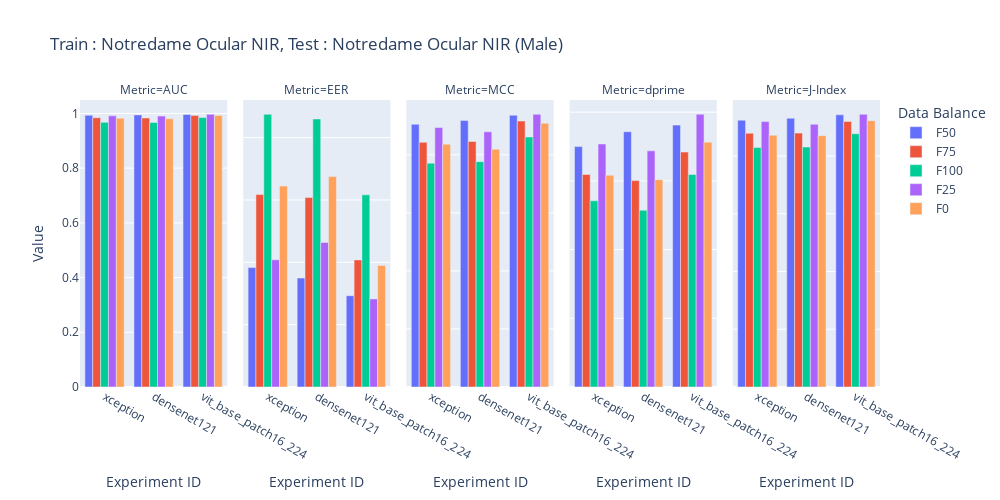

This figure's notebook cell:
### Code cell
import plotly.express as px
import pandas as pd
from copy import deepcopy

df_50 = pd.read_csv('/home/sreeraj/lab/nsf/final_eval/results/across_model_notredame_ocular_nir_subject_report.csv', header=1)
df_50['Data Balance'] = 'F50'

df = pd.read_csv('/home/sreeraj/lab/nsf/final_eval/results/across_databalance_notredame_ocular_nir_subject_report.csv', header=1)
df = df.iloc[:-15]

df['Data Balance'] = df['Experiment ID'].apply(lambda x:float(x.split('_')[-1]))
df['Data Balance'] = df['Data Balance'].apply(lambda x:f'F{int(x*100)}')
df['Experiment ID'] = df['Experiment ID'].apply(lambda x: '_'.join(x.split('_')[:-1]))

df_50 = df_50[df_50['Experiment ID'].isin(df['Experiment ID'].unique())]
df = pd.concat([df_50, df])



df['Gender'] = df['Experiment ID'].apply(lambda x: x.split('_')[-1])
df = df[df['Gender'] == 'male']
df['Experiment ID'] = df['Experiment ID'].apply(lambda x: '_'.join(x.split('_')[:-1]))

df.head()

df_auc = deepcopy(df)
df_auc['Value'] = df_auc['AUC']
df_auc['Metric'] = 'AUC'

df_eer = deepcopy(df)
df_eer['Value'] = df_eer['EER']
df_eer['Metric'] = 'EER'

df_dprime = deepcopy(df)
df_dprime['Value'] = df_dprime["Sensitivity index (d')"]
df_dprime['Metric'] = 'dprime'

df_mcc = deepcopy(df)
df_mcc['Value'] = df_mcc['MCC']
df_mcc['Metric'] = 'MCC'

df_jindex = deepcopy(df)
df_jindex['Value'] = df_mcc['J-Index']
df_jindex['Metric'] = 'J-Index'

df = pd.concat([df_auc, df_eer, df_mcc, df_dprime, df_jindex])
print(df.head())

fig = px.bar(df, x='Experiment ID', y=['Value'], title='Train : Notredame Ocular NIR, Test : Notredame Ocular NIR (Male)', barmode='group', color='Data Balance', labels={'value': 'Value', 'variable': 'Metrics'},width=1000, height=500, facet_col='Metric')
fig.update_yaxes(matches=None)
fig.show()

### Figure 1 — Plotly figure (JSON) as saved in the notebook; plotly's stock layout.template omitted (floating-point values rounded to 4 significant figures)
{"data": [{"alignmentgroup": "True", "hovertemplate": "Data Balance=F50<br>Metric=AUC<br>Experiment ID=%{x}<br>Value=%{y}<extra></extra>", "legendgroup": "F50", "marker": {"color": "#636efa", "pattern": {"shape": ""}}, "name": "F50", "offsetgroup": "F50", "orientation": "v", "showlegend": true, "textposition": "auto", "type": "bar", "x": ["xception", "densenet121", "vit_base_patch16_224"], "xaxis": "x", "y": [0.9932, 0.9947, 0.9961], "yaxis": "y"}, {"alignmentgroup": "True", "hovertemplate": "Data Balance=F50<br>Metric=EER<br>Experiment ID=%{x}<br>Value=%{y}<extra></extra>", "legendgroup": "F50", "marker": {"color": "#636efa", "pattern": {"shape": ""}}, "name": "F50", "offsetgroup": "F50", "orientation": "v", "showlegend": false, "textposition": "auto", "type": "bar", "x": ["xception", "densenet121", "vit_base_patch16_224"], "xaxis": "x2", "y": [0.0383, 0.03492, 0.02928], "yaxis": "y2"}, {"alignmentgroup": "True", "hovertemplate": "Data Balance=F50<br>Metric=MCC<br>Experiment ID=%{x}<br>Value=%{y}<extra></extra>", "legendgroup": "F50", "marker": {"color": "#636efa", "pattern": {"shape": ""}}, "name": "F50", "offsetgroup": "F50", "orientation": "v", "showlegend": false, "textposition": "auto", "type": "bar", "x": ["xception", "densenet121", "vit_base_patch16_224"], "xaxis": "x3", "y": [0.9052, 0.9178, 0.9362], "yaxis": "y3"}, {"alignmentgroup": "True", "hovertemplate": "Data Balance=F50<br>Metric=dprime<br>Experiment ID=%{x}<br>Value=%{y}<extra></extra>", "legendgroup": "F50", "marker": {"color": "#636efa", "pattern": {"shape": ""}}, "name": "F50", "offsetgroup": "F50", "orientation": "v", "showlegend": false, "textposition": "auto", "type": "bar", "x": ["xception", "densenet121", "vit_base_patch16_224"], "xaxis": "x4", "y": [3.499, 3.715, 3.812], "yaxis": "y4"}, {"alignmentgroup": "True", "hovertemplate": "Data Balance=F50<br>Metric=J-Index<br>Experiment ID=%{x}<br>Value=%{y}<extra></extra>", "legendgroup": "F50", "marker": {"color": "#636efa", "pattern": {"shape": ""}}, "name": "F50", "offsetgroup": "F50", "orientation": "v", "showlegend": false, "textposition": "auto", "type": "bar", "x": ["xception", "densenet121", "vit_base_patch16_224"], "xaxis": "x5", "y": [0.9236, 0.9305, 0.9423], "yaxis": "y5"}, {"alignmentgroup": "True", "hovertemplate": "Data Balance=F75<br>Metric=AUC<br>Experiment ID=%{x}<br>Value=%{y}<extra></extra>", "legendgroup": "F75", "marker": {"color": "#EF553B", "pattern": {"shape": ""}}, "name": "F75", "offsetgroup": "F75", "orientation": "v", "showlegend": true, "textposition": "auto", "type": "bar", "x": ["vit_base_patch16_224", "xception", "densenet121"], "xaxis": "x", "y": [0.9927, 0.9845, 0.9836], "yaxis": "y"}, {"alignmentgroup": "True", "hovertemplate": "Data Balance=F75<br>Metric=EER<br>Experiment ID=%{x}<br>Value=%{y}<extra></extra>", "legendgroup": "F75", "marker": {"color": "#EF553B", "pattern": {"shape": ""}}, "name": "F75", "offsetgroup": "F75", "orientation": "v", "showlegend": false, "textposition": "auto", "type": "bar", "x": ["vit_base_patch16_224", "xception", "densenet121"], "xaxis": "x2", "y": [0.04076, 0.06172, 0.06081], "yaxis": "y2"}, {"alignmentgroup": "True", "hovertemplate": "Data Balance=F75<br>Metric=MCC<br>Experiment ID=%{x}<br>Value=%{y}<extra></extra>", "legendgroup": "F75", "marker": {"color": "#EF553B", "pattern": {"shape": ""}}, "name": "F75", "offsetgroup": "F75", "orientation": "v", "showlegend": false, "textposition": "auto", "type": "bar", "x": ["vit_base_patch16_224", "xception", "densenet121"], "xaxis": "x3", "y": [0.9163, 0.843, 0.846], "yaxis": "y3"}, {"alignmentgroup": "True", "hovertemplate": "Data Balance=F75<br>Metric=dprime<br>Experiment ID=%{x}<br>Value=%{y}<extra></extra>", "legendgroup": "F75", "marker": {"color": "#EF553B", "pattern": {"shape": ""}}, "name": "F75", "offsetgroup": "F75", "orientation": "v", "showlegend": false, "textposition": "auto", "type": "bar", "x": ["vit_base_patch16_224", "xception", "densenet121"], "xaxis": "x4", "y": [3.42, 3.092, 3.004], "yaxis": "y4"}, {"alignmentgroup": "True", "hovertemplate": "Data Balance=F75<br>Metric=J-Index<br>Experiment ID=%{x}<br>Value=%{y}<extra></extra>", "legendgroup": "F75", "marker": {"color": "#EF553B", "pattern": {"shape": ""}}, "name": "F75", "offsetgroup": "F75", "orientation": "v", "showlegend": false, "textposition": "auto", "type": "bar", "x": ["vit_base_patch16_224", "xception", "densenet121"], "xaxis": "x5", "y": [0.9195, 0.8784, 0.879], "yaxis": "y5"}, {"alignmentgroup": "True", "hovertemplate": "Data Balance=F100<br>Metric=AUC<br>Experiment ID=%{x}<br>Value=%{y}<extra></extra>", "legendgroup": "F100", "marker": {"color": "#00cc96", "pattern": {"shape": ""}}, "name": "F100", "offsetgroup": "F100", "orientation": "v", "showlegend": true, "textposition": "auto", "type": "bar", "x": ["vit_base_patch16_224", "xception", "densenet121"], "xaxis": "x", "y": [0.9851, 0.9673, 0.9669], "yaxis": "y"}, {"alignmentgroup": "True", "hovertemplate": "Data Balance=F100<br>Metric=EER<br>Experiment ID=%{x}<br>Value=%{y}<extra></extra>", "legendgroup": "F100", "marker": {"color": "#00cc96", "pattern": {"shape": ""}}, "name": "F100", "offsetgroup": "F100", "orientation": "v", "showlegend": false, "textposition": "auto", "type": "bar", "x": ["vit_base_patch16_224", "xception", "densenet121"], "xaxis": "x2", "y": [0.06163, 0.08746, 0.08597], "yaxis": "y2"}, {"alignmentgroup": "True", "hovertemplate": "Data Balance=F100<br>Metric=MCC<br>Experiment ID=%{x}<br>Value=%{y}<extra></extra>", "legendgroup": "F100", "marker": {"color": "#00cc96", "pattern": {"shape": ""}}, "name": "F100", "offsetgroup": "F100", "orientation": "v", "showlegend": false, "textposition": "auto", "type": "bar", "x": ["vit_base_patch16_224", "xception", "densenet121"], "xaxis": "x3", "y": [0.8615, 0.7711, 0.7763], "yaxis": "y3"}, {"alignmentgroup": "True", "hovertemplate": "Data Balance=F100<br>Metric=dprime<br>Experiment ID=%{x}<br>Value=%{y}<extra></extra>", "legendgroup": "F100", "marker": {"color": "#00cc96", "pattern": {"shape": ""}}, "name": "F100", "offsetgroup": "F100", "orientation": "v", "showlegend": false, "textposition": "auto", "type": "bar", "x": ["vit_base_patch16_224", "xception", "densenet121"], "xaxis": "x4", "y": [3.092, 2.71, 2.572], "yaxis": "y4"}, {"alignmentgroup": "True", "hovertemplate": "Data Balance=F100<br>Metric=J-Index<br>Experiment ID=%{x}<br>Value=%{y}<extra></extra>", "legendgroup": "F100", "marker": {"color": "#00cc96", "pattern": {"shape": ""}}, "name": "F100", "offsetgroup": "F100", "orientation": "v", "showlegend": false, "textposition": "auto", "type": "bar", "x": ["vit_base_patch16_224", "xception", "densenet121"], "xaxis": "x5", "y": [0.8768, 0.8291, 0.8309], "yaxis": "y5"}, {"alignmentgroup": "True", "hovertemplate": "Data Balance=F25<br>Metric=AUC<br>Experiment ID=%{x}<br>Value=%{y}<extra></extra>", "legendgroup": "F25", "marker": {"color": "#ab63fa", "pattern": {"shape": ""}}, "name": "F25", "offsetgroup": "F25", "orientation": "v", "showlegend": true, "textposition": "auto", "type": "bar", "x": ["xception", "vit_base_patch16_224", "densenet121"], "xaxis": "x", "y": [0.9912, 0.9967, 0.9904], "yaxis": "y"}, {"alignmentgroup": "True", "hovertemplate": "Data Balance=F25<br>Metric=EER<br>Experiment ID=%{x}<br>Value=%{y}<extra></extra>", "legendgroup": "F25", "marker": {"color": "#ab63fa", "pattern": {"shape": ""}}, "name": "F25", "offsetgroup": "F25", "orientation": "v", "showlegend": false, "textposition": "auto", "type": "bar", "x": ["xception", "vit_base_patch16_224", "densenet121"], "xaxis": "x2", "y": [0.0408, 0.02827, 0.04636], "yaxis": "y2"}, {"alignmentgroup": "True", "hovertemplate": "Data Balance=F25<br>Metric=MCC<br>Experiment ID=%{x}<br>Value=%{y}<extra></extra>", "legendgroup": "F25", "marker": {"color": "#ab63fa", "pattern": {"shape": ""}}, "name": "F25", "offsetgroup": "F25", "orientation": "v", "showlegend": false, "textposition": "auto", "type": "bar", "x": ["xception", "vit_base_patch16_224", "densenet121"], "xaxis": "x3", "y": [0.894, 0.9393, 0.8793], "yaxis": "y3"}, {"alignmentgroup": "True", "hovertemplate": "Data Balance=F25<br>Metric=dprime<br>Experiment ID=%{x}<br>Value=%{y}<extra></extra>", "legendgroup": "F25", "marker": {"color": "#ab63fa", "pattern": {"shape": ""}}, "name": "F25", "offsetgroup": "F25", "orientation": "v", "showlegend": false, "textposition": "auto", "type": "bar", "x": ["xception", "vit_base_patch16_224", "densenet121"], "xaxis": "x4", "y": [3.537, 3.968, 3.437], "yaxis": "y4"}, {"alignmentgroup": "True", "hovertemplate": "Data Balance=F25<br>Metric=J-Index<br>Experiment ID=%{x}<br>Value=%{y}<extra></extra>", "legendgroup": "F25", "marker": {"color": "#ab63fa", "pattern": {"shape": ""}}, "name": "F25", "offsetgroup": "F25", "orientation": "v", "showlegend": false, "textposition": "auto", "type": "bar", "x": ["xception", "vit_base_patch16_224", "densenet121"], "xaxis": "x5", "y": [0.9188, 0.944, 0.9097], "yaxis": "y5"}, {"alignmentgroup": "True", "hovertemplate": "Data Balance=F0<br>Metric=AUC<br>Experiment ID=%{x}<br>Value=%{y}<extra></extra>", "legendgroup": "F0", "marker": {"color": "#FFA15A", "pattern": {"shape": ""}}, "name": "F0", "offsetgroup": "F0", "orientation": "v", "showlegend": true, "textposition": "auto", "type": "bar", "x": ["vit_base_patch16_224", "densenet121", "xception"], "xaxis": "x", "y": [0.9926, 0.9805, 0.9824], "yaxis": "y"}, {"alignmentgroup": "True", "hovertemplate": "Data Balance=F0<br>Metric=EER<br>Experiment ID=%{x}<br>Value=%{y}<extra></extra>", "legendgroup": "F0", "marker": {"color": "#FFA15A", "pattern": {"shape": ""}}, "name": "F0", "offsetgroup": "F0", "orientation": "v", "showlegend": false, "textposition": "auto", "type": "bar", "x": ["vit_base_patch16_224", "densenet121", "xception"], "xaxis": "x2", "y": [0.03901, 0.0675, 0.06445], "yaxis": "y2"}, {"alignmentgroup": "True", "hovertemplate": "Data Balance=F0<br>Metric=MCC<br>Experiment ID=%{x}<br>Value=%{y}<extra></extra>", "legendgroup": "F0", "marker": {"color": "#FFA15A", "pattern": {"shape": ""}}, "name": "F0", "offsetgroup": "F0", "orientation": "v", "showlegend": false, "textposition": "auto", "type": "bar", "x": ["vit_base_patch16_224", "densenet121", "xception"], "xaxis": "x3", "y": [0.9087, 0.8194, 0.8363], "yaxis": "y3"}, {"alignmentgroup": "True", "hovertemplate": "Data Balance=F0<br>Metric=dprime<br>Experiment ID=%{x}<br>Value=%{y}<extra></extra>", "legendgroup": "F0", "marker": {"color": "#FFA15A", "pattern": {"shape": ""}}, "name": "F0", "offsetgroup": "F0", "orientation": "v", "showlegend": false, "textposition": "auto", "type": "bar", "x": ["vit_base_patch16_224", "densenet121", "xception"], "xaxis": "x4", "y": [3.563, 3.018, 3.083], "yaxis": "y4"}, {"alignmentgroup": "True", "hovertemplate": "Data Balance=F0<br>Metric=J-Index<br>Experiment ID=%{x}<br>Value=%{y}<extra></extra>", "legendgroup": "F0", "marker": {"color": "#FFA15A", "pattern": {"shape": ""}}, "name": "F0", "offsetgroup": "F0", "orientation": "v", "showlegend": false, "textposition": "auto", "type": "bar", "x": ["vit_base_patch16_224", "densenet121", "xception"], "xaxis": "x5", "y": [0.9221, 0.8701, 0.8717], "yaxis": "y5"}], "layout": {"annotations": [{"font": {}, "showarrow": false, "text": "Metric=AUC", "x": 0.092, "xanchor": "center", "xref": "paper", "y": 1, "yanchor": "bottom", "yref": "paper"}, {"font": {}, "showarrow": false, "text": "Metric=EER", "x": 0.296, "xanchor": "center", "xref": "paper", "y": 1, "yanchor": "bottom", "yref": "paper"}, {"font": {}, "showarrow": false, "text": "Metric=MCC", "x": 0.5, "xanchor": "center", "xref": "paper", "y": 1, "yanchor": "bottom", "yref": "paper"}, {"font": {}, "showarrow": false, "text": "Metric=dprime", "x": 0.704, "xanchor": "center", "xref": "paper", "y": 1, "yanchor": "bottom", "yref": "paper"}, {"font": {}, "showarrow": false, "text": "Metric=J-Index", "x": 0.908, "xanchor": "center", "xref": "paper", "y": 1, "yanchor": "bottom", "yref": "paper"}], "barmode": "group", "height": 500, "legend": {"title": {"text": "Data Balance"}, "tracegroupgap": 0}, "title": {"text": "Train : Notredame Ocular NIR, Test : Notredame Ocular NIR (Male)"}, "width": 1000, "xaxis": {"anchor": "y", "domain": [0, 0.184], "title": {"text": "Experiment ID"}}, "xaxis2": {"anchor": "y2", "domain": [0.204, 0.388], "matches": "x", "title": {"text": "Experiment ID"}}, "xaxis3": {"anchor": "y3", "domain": [0.408, 0.592], "matches": "x", "title": {"text": "Experiment ID"}}, "xaxis4": {"anchor": "y4", "domain": [0.612, 0.796], "matches": "x", "title": {"text": "Experiment ID"}}, "xaxis5": {"anchor": "y5", "domain": [0.816, 1], "matches": "x", "title": {"text": "Experiment ID"}}, "yaxis": {"anchor": "x", "domain": [0, 1], "title": {"text": "Value"}}, "yaxis2": {"anchor": "x2", "domain": [0, 1], "showticklabels": false}, "yaxis3": {"anchor": "x3", "domain": [0, 1], "showticklabels": false}, "yaxis4": {"anchor": "x4", "domain": [0, 1], "showticklabels": false}, "yaxis5": {"anchor": "x5", "domain": [0, 1], "showticklabels": false}}}
